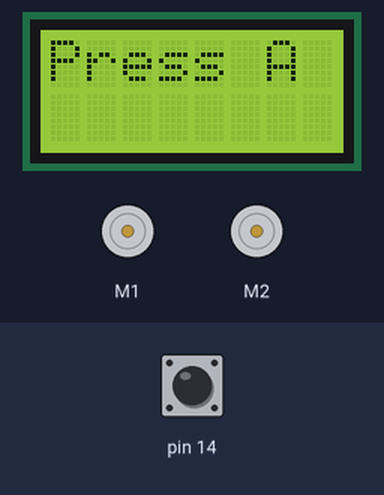
This sketch was run on a simulated Arduino Leonardo, built with avr-gcc and run on an emulated ATmega32U4. On the bench: 8×2 character LCD, 2 × DC motor (green arrow = forward, orange = backward, longer = faster). The test bench sets the inputs (shaded band); at power-on: pin 14 HIGH.

Above: at 0.8 s.
0.9 s: pin 14 pulled LOW for 0.15 s
At 3.5 s:
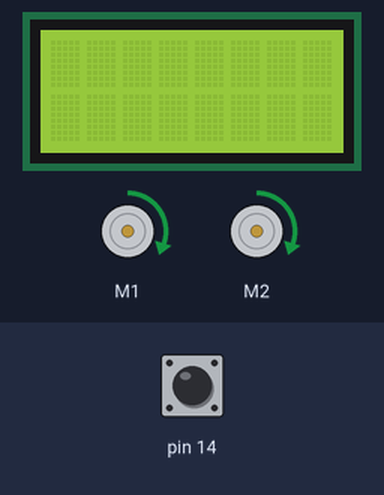
At 9.3 s:
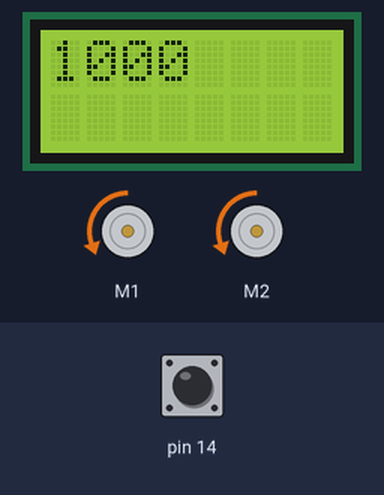
Timing chart, 0 to 15.5 s (numbered marks = the images above; inputs shaded):
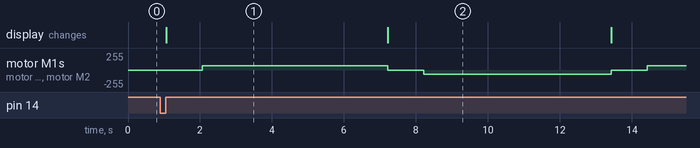

The sketch:

4_TravelDistance.ino
```cpp
/* This program uses the encoder library provided by pololu to move a specific distance and then stop
 *
 * This prgram uses both PWM and interrupt in the background
 * It allow us to absctract away from the very low level of changing and checking the pin state
 * And to focus on the high-level logic we want: move the motor until we move X cm
 *
 */

 #include <Wire.h>
#include <Zumo32U4.h>

Zumo32U4LCD lcd;
Zumo32U4ButtonA buttonA;

Zumo32U4Motors motors;
Zumo32U4Encoders encoders;  // new library for encoders, see https://pololu.github.io/zumo-32u4-arduino-library/class_zumo32_u4_encoders.html


int number_of_events_to_travel = 1000;

void setup()
{
  lcd.clear();
  lcd.print(F("Press A"));
  buttonA.waitForButton();
  lcd.clear();

  // small pause to give you time to remove your finger
  delay(1000);
}


void loop()
{
  // move forward
  motors.setSpeeds(100, 100);
  // while we have not counted number_of_events_to_travel passage of the magnet, we keep moving
  // See https://pololu.github.io/zumo-32u4-arduino-library/class_zumo32_u4_encoders.html for getCountsLeft() information
  // From https://www.pololu.com/docs/0J63/3.4, we know that there is 909.7 events per full rotation of the motor
  // You can measure the wheel diameter and compute value to travel desired distances
  // It is never perfect on the zumo because we use a chain system which cannot be approaximated by a wheel.
  while (encoders.getCountsLeft() < number_of_events_to_travel) {
    // do nothing, motors keep moving
  }
  // once done, stop the motors
  motors.setSpeeds(0, 0);

  // print encoder value on the screen to verify
  // you should see 1000 or a bit more displayed
  lcd.clear();
  lcd.print(encoders.getCountsLeft());

  // wait before going back
  delay(1000);

  // move backward
  motors.setSpeeds(-100, -100);
  // while we have not counted number_of_events_to_travel passage of the magnet, we keep moving
  // See https://pololu.github.io/zumo-32u4-arduino-library/class_zumo32_u4_encoders.html for getCountsLeft() information
  // From https://www.pololu.com/docs/0J63/3.4, we know that there is 909.7 events per full rotation of the motor
  // You can measure the wheel diameter and compute value to travel desired distances
  // It is never perfect on the zumo because we use a chain system which cannot be approaximated by a wheel.
  while (encoders.getCountsLeft() > 0) {
    // do nothing, motors keep moving
  }
  // once done, stop the motors
  motors.setSpeeds(0, 0);

  // print encoder value on the screen to verify
  // you should see exactly 0 or a bit less displayed
  lcd.clear();
  lcd.print(encoders.getCountsLeft());

  // wait before going forward
  delay(1000);
}
```

Measured:
- after the input at 0.9 s, motor M1, motor M2: stopped → forward 63/255 after 1.2 s, → stopped 5.2 s later, → backward 63/255 1.0 s later, → stopped 5.2 s later, … (5 changes in this stretch); the display: changes after 0.16 s (image 1)
- what the display in image 1 shows lasts 6.1 s, from 1.1 s to 7.2 s
